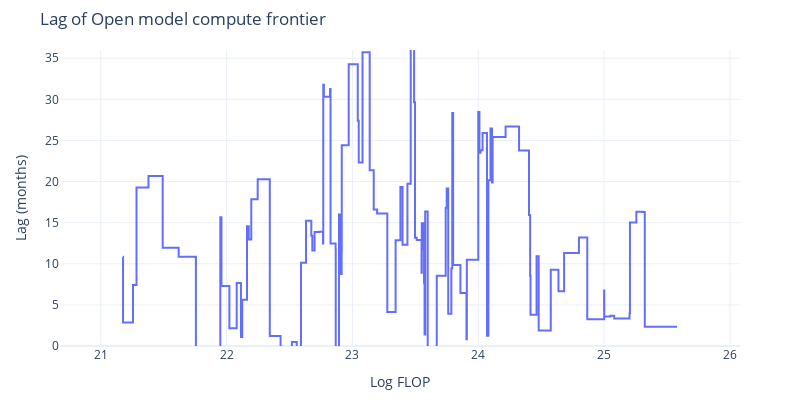

Write notebook code for a chart like this one.
### Code cell
# Plot date differences
fig = go.Figure()

fig.add_trace(go.Scatter(
    x=compute_staircase_closed,
    y=date_differences,
    mode='lines',
    line=dict(shape='hv'),
    name='Date differences'
))

fig.update_xaxes(range=[compute_min-0.5, compute_max+0.5])
# x axis step size
fig.update_xaxes(dtick=1)
fig.update_yaxes(range=[0, 36])

fig.update_layout(
    width=800,
    height=400,
    title='Lag of Open model compute frontier',
    xaxis_title='Log FLOP',
    yaxis_title='Lag (months)',
    margin=dict(t=50, l=60, r=60, b=50),
    template='plotly_white'
)

### Figure 1 — Plotly figure (JSON) as saved in the notebook; plotly's stock layout.template omitted (floating-point values rounded to 4 significant figures; data arrays with more than 128 entries replaced by an {"elided": "..."} marker saying what was removed)
{"data": [{"line": {"shape": "hv"}, "mode": "lines", "name": "Date differences", "type": "scatter", "x": {"elided": "4404 float values"}, "y": {"elided": "4404 float values"}}], "layout": {"height": 400, "margin": {"b": 50, "l": 60, "r": 60, "t": 50}, "title": {"text": "Lag of Open model compute frontier"}, "width": 800, "xaxis": {"dtick": 1, "range": [20.68, 26.08], "title": {"text": "Log FLOP"}}, "yaxis": {"range": [0, 36], "title": {"text": "Lag (months)"}}}}
